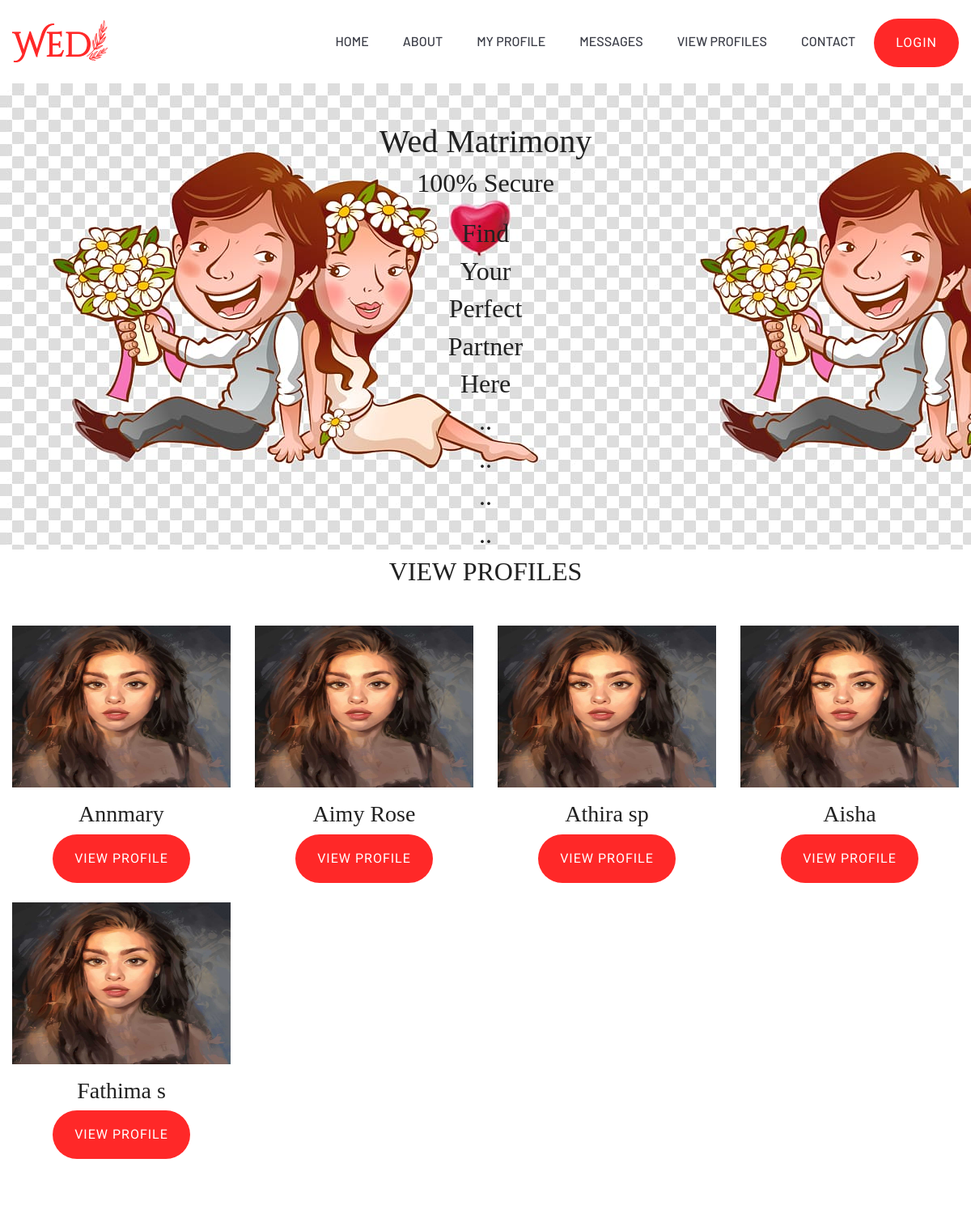
/bride, run on the app's committed database.
### userapp/models.py (models this page shows)
class Regidb(models.Model):
    xyz=models.ImageField(upload_to='media', null=True,blank=False)
    uname=models.CharField(max_length=100,null=True,blank=False)
    email=models.CharField(max_length=100,null=True,blank=False)
    upassword=models.CharField(max_length=100,null=True,blank=False)
    age =models.IntegerField(null=True,blank=False)
    gender=models.CharField(max_length=100, null=True,blank=False)
    phonenumber=models.IntegerField(null=True,blank=False)
    weight=models.IntegerField(null=True,blank=False,validators=[alphaneumeric])
    profession=models.CharField(max_length=100,null=True,blank=False)
    category=models.CharField(max_length=100,null=True,blank=False)
    address=models.CharField(max_length=100,null=True,blank=False)
    status=models.IntegerField(null=True,blank=False)
    active=models.IntegerField(null=True,blank=False)

### userapp/views.py (the view)
# urls.py: path('bride',views.bride,name='bride'),
def bride(request):
    data = Regidb.objects.filter(gender='female',active=0)
    return render(request,'bride.html',{'data':data})

### userapp/templates/bride.html (shortened to what this page needs)
{% extends 'user.html' %}
{% load static %}
                        {% block content %}
                        <section id="home-section" class="hero">
                            <div class="slider-item" style="background-image: url({% static 'images/bg_1.jpg' %});">
                              <div class="container">
                                  <div class="col-md-12 ftco-animate text-center"><br>
                                    <br>
                                    <h1 class="mb-2">Wed Matrimony </h1>
                                    <h2 class="subheading mb-4">100% Secure</h2>
                                   <h2>Find</h2>
                                   <h2>Your </h2>
                                   <h2>Perfect </h2>
                                   <h2>Partner</h2>
                                   <h2>Here</h2>
                                   <h2> ..</h2>
                                   <h2> ..</h2>
                                   <h2> ..</h2>
                                   <h2> ..</h2>
                                  </div>
                                </div>
                              </div>
                      </section>
                      <section>
                      <h2  class="subheading mb-4" ><center>VIEW PROFILES</center></h2><br>
                      <div class="container">
                        <div class="row">
                          {% for i in data %}
                            <div class="col-md-6 col-lg-3 ftco-animate">
                                <div class="product">
                                    <a href="{% url 'bride' %}" class="img-prod"><img class="img-fluid" src="{{i.xyz.url}}" style="height: 200px;" width="280px" alt="Colorlib Template">
                                    </a>
                                    <div class="text py-3 pb-4 px-3 text-center">
                                        <h3><a href="{% url 'bride' %}">{{i.uname}}</a></h3>
                                        {% if 'username_x' in request.session %}
                                        <p><a href="{% url 'view' id=i.id  %}"><button type="button" class="btn btn-primary">VIEW PROFILE</button></p>
                                          {% else %}
			                                      <a href="{% url 'loginuser' %}"><button type="button" class="btn btn-primary">View profile</button>
			                                    {% endif %}
                                    </div>
                                </div>
                            </div>
                            {% endfor %}
                        </div>
                    </div>
                </section>
{% endblock %}

### data on the page
Regidb: xyz (picture), uname "Annmary"
Regidb: xyz (picture), uname "Aimy Rose"
Regidb: xyz (picture), uname "Athira sp"
Regidb: xyz (picture), uname "Aisha"
Regidb: xyz (picture), uname "Fathima s"
